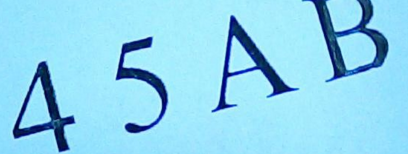
#> input picture data/resource/2.png, 408 x 154 px
$ python -i PreProcess.py   (imports and definitions only)
#> lines starting #> are read from the running program, lines starting #| are printed output that depends on the picture
#> further down, picture is the input picture: PIL image 408x154 RGBA; mean R, G, B, A 143.3, 212, 237.5, 255
#! /usr/bin/env python
# -*- coding:utf-8 -*-

import util
from PIL import ImageFilter

class PreProcess(object):
    """
    图像预处理模块：
        1.图像灰度化
        2.灰度图像二值化
        3.二值图像矫正
    """

    @staticmethod
    def gray(image):
        """
        :return: self.images

        图像灰度化
        """

        image = image.convert('RGB')
        image = image.filter(ImageFilter.MedianFilter())
        r, g, b = image.split()
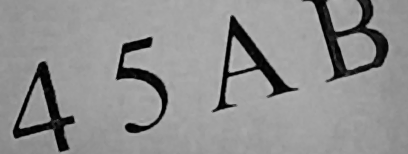
#> r: PIL image 408x154 L; min 0, max 187, mean 143.3
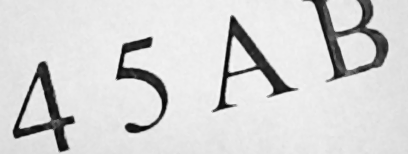
#> g: PIL image 408x154 L; min 5, max 247, mean 212.1
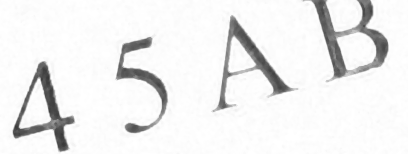
#> b: PIL image 408x154 L; min 57, max 255, mean 237.7
        x, y = image.size
#> x = 408; y = 154
        for j in xrange(x):
            for k in xrange(y):
                pixelr = r.getpixel((j, k))
                pixelg = g.getpixel((j, k))
                pixelb = b.getpixel((j, k))
                pixel = int(0.3 * pixelr + 0.59 * pixelg + 0.11 * pixelb)
                r.putpixel((j, k), pixel)
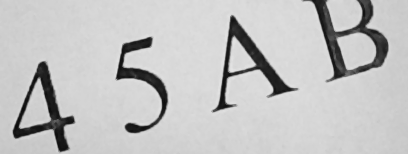
#> r: PIL image 408x154 L; min 10, max 228, mean 193.7
        image = r
        image = image.filter(ImageFilter.MedianFilter())
#> image: PIL image 408x154 L
        return image

    # [56 lines left out: functions binaryzation, correct, __rotate, not called in this run]

>>> from PIL import Image
>>> picture = Image.open('../data/resource/2.png')
>>> result = PreProcess().gray(picture)

$ run again, on data/resource/3.png
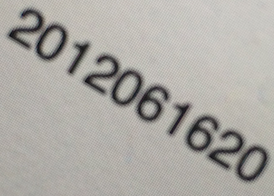
#> input picture data/resource/3.png, 274 x 196 px
#> picture is the input picture: PIL image 274x196 RGBA; mean R, G, B, A 172.7, 169.9, 164.6, 255
#> in gray, `r, g, b = image.split()`:
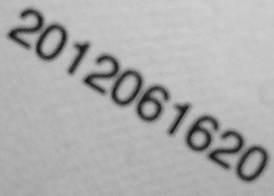
#> r: PIL image 274x196 L; min 26, max 208, mean 172.8
